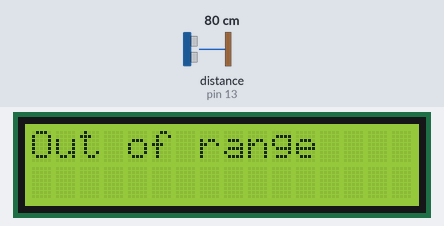
This sketch was run on a simulated Arduino Uno, built with avr-gcc and run on an emulated ATmega328P. Parts: 16×2 character LCD. Wiring (inferred from the names in the program): ultrasonic range finder: trigger pin 10; echo pin 13. Inputs (shaded band) come from the test bench; at power-on: distance to the obstacle (sensor on pin 13) 80 cm. The echo pulse lasts 58.3 µs per cm; what the sketch prints to the serial monitor is not drawn.

Above: at 1.2 s.
1.3 s: distance to the obstacle (sensor on pin 13) set to 34 cm
5.4 s: distance to the obstacle (sensor on pin 13) set to 27 cm
At 6.4 s:
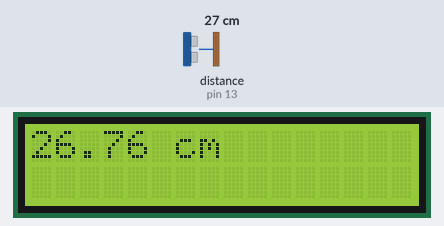
9.5 s: distance to the obstacle (sensor on pin 13) set to 4 cm
At 10.9 s:
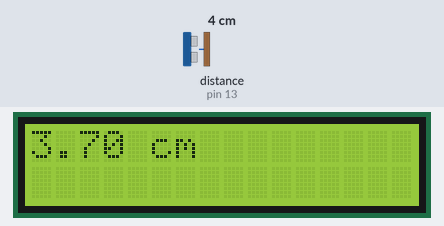
12.6 s: distance to the obstacle (sensor on pin 13) set to 2 cm
At 13.9 s:
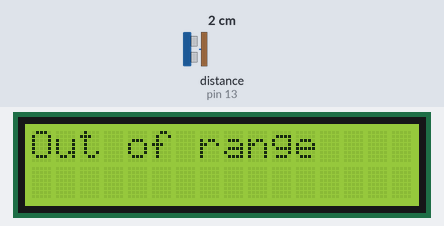
Timing chart, 0 to 15.6 s (numbered marks = the images above; inputs shaded):
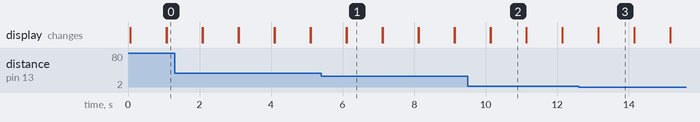

Measured:
- the behaviour switches between 31 and 30 cm on distance to the obstacle (sensor on pin 13) (found by bisection; images 0 and 1)
- the behaviour switches between 3 and 2 cm on distance to the obstacle (sensor on pin 13) (found by bisection; images 2 and 3)
- after the input at 5.4 s, the display: first differs from a run without the input after 0.71 s (image 1)
- after the input at 9.5 s, the display: first differs from a run without the input after 0.64 s (image 2)
- after the input at 12.6 s, the display: first differs from a run without the input after 0.55 s (image 3)
- what the display in image 1 shows lasts 1.0 s, from 6.1 s to 7.1 s

The sketch:

lab3.ino
```cpp
#include <LiquidCrystal.h>
#include <stdio.h>
#include <string.h>
#include <inttypes.h>
#include "Arduino.h"
#define trigPin 10
#define echoPin 13
//Initialize an LiquidCrystal object
LiquidCrystal lcd(12, 11, 5, 4, 3, 2); //What these numbers are?
//12 - Arduino Output Pin 12 connects to LCD Pin RS
//11 - Arduino Pin 11 connects to LCD Pin E (enable)
//5 - Arduino Pin 5 connects to LCD Pin D4
//4 - Arduino Pin 4 connects to LCD Pin D5
//3 - Arduino Pin 3 connects to LCD Pin D6
//2 - Arduino Pin 2 connects to LCD Pin D7

void setup() {
  lcd.begin(16, 2); // Initializes the LCD screen. 16 corrsponds to cols and 2 to rows
  pinMode(trigPin, OUTPUT);
  pinMode(echoPin, INPUT);
  Serial.begin(9600);
  lcd.setCursor(8, 1); // Set the location for displayed text on LCD
}

void loop() {
  // Reset
  float duration, distance;
  digitalWrite(trigPin, LOW);
  delayMicroseconds(2);

  // Need 10 µs pulse according to sensor's data sheet
  // Send the pulse through trigger pin
  digitalWrite(trigPin, HIGH);
  delayMicroseconds(10);
  digitalWrite(trigPin, LOW);

  //Calculate the distance
  duration = pulseIn(echoPin, HIGH);  // Calculates the time-width of the echo signal from sensor
  //(high level time)*(velocity/2)
  // 0.0344 because duration is in µs and speed of sound is 344 m/s. We need 0.0344 cm/µs to match unit
  distance = (duration / 2) * 0.0344;
  Serial.println(distance);

  if (distance >= 30 || distance <= 2) {
    lcd.print("Out of range");
    delay(500);
  }
  else {
    lcd.print(distance);
    lcd.print(" cm");
    delay(500);
  }
  delay(500);
  lcd.clear();
}
```
